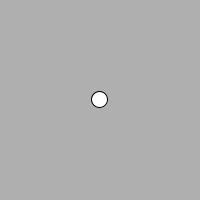
Frame 1 (no input)
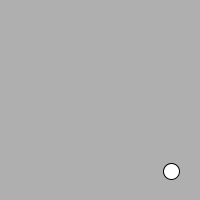
Frame 60 (the mouse pressed at the canvas centre just before this capture)
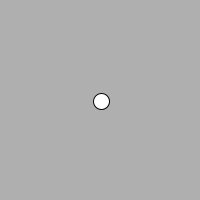
Frame 120 (the mouse held since frame 60 and released just before this capture)

The Processing sketch that drew these frames (run headless with seeded random() and noise(); from frame 60 on, the mouse is pressed at the canvas centre):

// Processing sketch: e10_accelerating_towards_the_mouse
// ── e10_accelerating_towards_the_mouse.pde
Mover mover;

void setup() {
  size(200,200);
  mover = new Mover();
}

void draw() {
  background(175);
  mover.update();
  mover.display();
}

class Mover {
  
  PVector location;
  PVector velocity;
  float topspeed;
  
  Mover() {
    location = new PVector(width/2,height/2);
    velocity = new PVector(0,0);
    topspeed = 10;
  }
  
  void update() {
    // calculate acceleration
    PVector acceleration = PVector.sub(mouse(), location);
    acceleration.setMag(0.1);
    
    // trickle-down effect
    velocity.add(acceleration);
    velocity.limit(topspeed);
    location.add(velocity);
    
    _checkEdges();
  }
  
  void display() {
    ellipse(location.x,location.y,16,16);
  }
  
  void _checkEdges() {
    // horizontal
    if (location.x < 0) location.x = width;
    if (location.x > width) location.x = 0;
    
    // vertical
    if (location.y < 0) location.y = height;
    if (location.y > height) location.y = 0;
  }
}

PVector mouse() {
  return new PVector(mouseX, mouseY);
}
